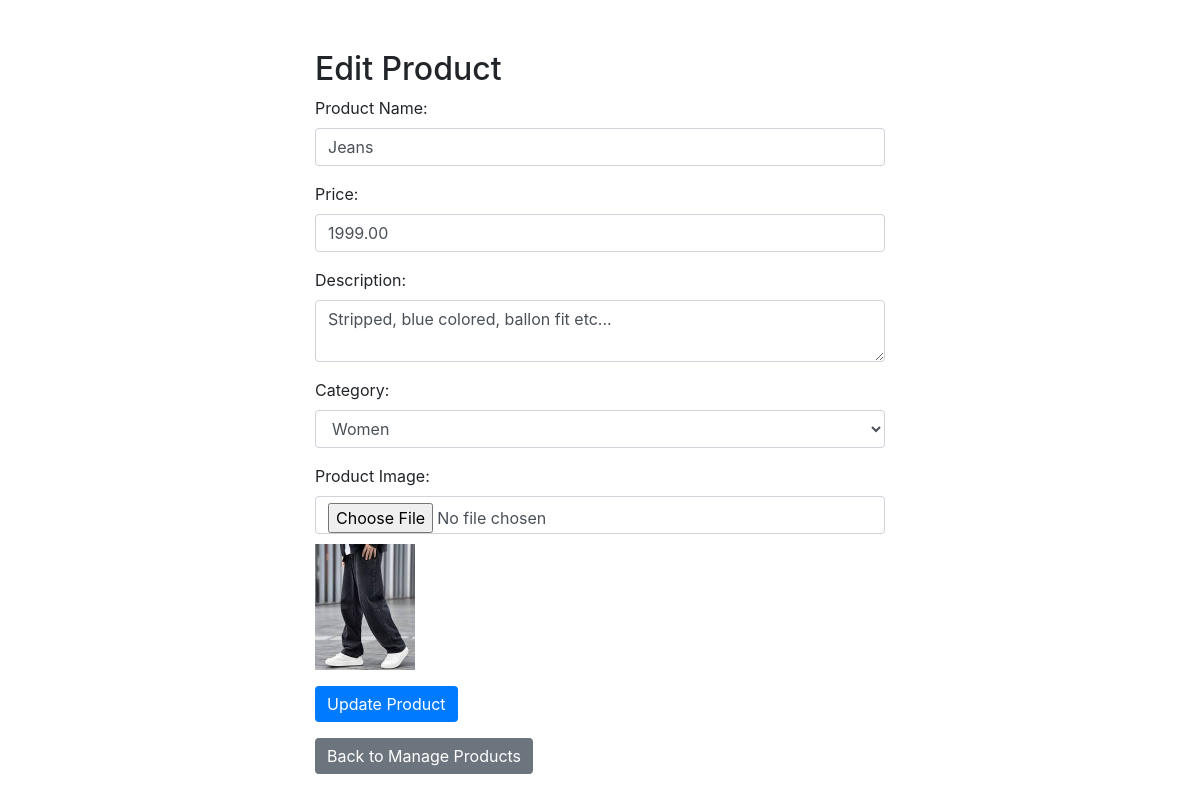
The app's page /admin/edit_product.php?id=12 with its own data.
### tables this page shows
CREATE TABLE `products` (
  `id` int(11) NOT NULL,
  `name` varchar(255) NOT NULL,
  `price` decimal(10,2) NOT NULL,
  `description` text DEFAULT NULL,
  `image` varchar(255) DEFAULT NULL,
  `created_at` timestamp NOT NULL DEFAULT current_timestamp(),
  `category_id` int(11) DEFAULT NULL,
  `stock` int(11) DEFAULT 0
);

CREATE TABLE `categories` (
  `category_id` int(11) NOT NULL,
  `category_name` varchar(255) NOT NULL
);

### admin/edit_product.php (the view, shortened to what this page needs)
<?php
$servername = "localhost";
$username = "root";
$password = "";
$dbname = "cloth";
$conn = new mysqli($servername, $username, $password, $dbname);
$product_id = $_GET['id'];
$sql = "SELECT name, price, description, image, category_id FROM products WHERE id = ?";
$stmt = $conn->prepare($sql);
$stmt->bind_param("i", $product_id);
$stmt->execute();
$stmt->bind_result($name, $price, $description, $image, $category_id);
$categories = [];
$sql = "SELECT category_id, category_name FROM categories";
$result = $conn->query($sql);
if ($result->num_rows > 0) {
    while ($row = $result->fetch_assoc()) {
        $categories[] = $row;
    }
}
?>
<!DOCTYPE html>
<html lang="en">
<head>
    <link rel="stylesheet" href="https://stackpath.bootstrapcdn.com/bootstrap/4.3.1/css/bootstrap.min.css">
</head>
<body>
    <div class="container">
        <h2>Edit Product</h2>
        <form method="POST" action="edit_product.php?id=<?php echo $product_id; ?>" enctype="multipart/form-data">
            <div class="form-group">
                <label for="name">Product Name:</label>
                <input type="text" name="name" id="name" class="form-control" value="<?php echo $name; ?>" required>
            </div>
            <div class="form-group">
                <label for="price">Price:</label>
                <input type="text" name="price" id="price" class="form-control" value="<?php echo $price; ?>" required>
            </div>
            <div class="form-group">
                <label for="description">Description:</label>
                <textarea name="description" id="description" class="form-control" required><?php echo $description; ?></textarea>
            </div>
            <div class="form-group">
                <label for="category_id">Category:</label>
                <select name="category_id" id="category_id" class="form-control" required>
                    <?php foreach ($categories as $category): ?>
                        <option value="<?php echo $category['category_id']; ?>" <?php if ($category['category_id'] == $category_id) echo 'selected'; ?>>
                            <?php echo $category['category_name']; ?>
                        </option>
                    <?php endforeach; ?>
                </select>
            </div>
            <div class="form-group">
                <label for="image">Product Image:</label>
                <input type="file" name="image" id="image" class="form-control">
                <img src="<?php echo $image; ?>" alt="Current Image" style="max-width: 100px; margin-top: 10px;">
            </div>
            <button type="submit" class="btn btn-primary">Update Product</button>
        </form>
        <button onclick="window.location.href='manage_products.php';" class="btn btn-secondary mt-3">Back to Manage Products</button>
    </div>
</body>
</html>

### admin/edit_product.php (style rules this page uses)
.container { max-width: 600px; margin: 50px auto; }
.btn-primary { background-color: #007bff; border: none; }
.btn-secondary { background-color: #6c757d; border: none; }

### records on screen
products: name "Jeans", price "1999.00", description "Stripped, blue colored, ballon fit etc...", category_id "Women", image (picture)
